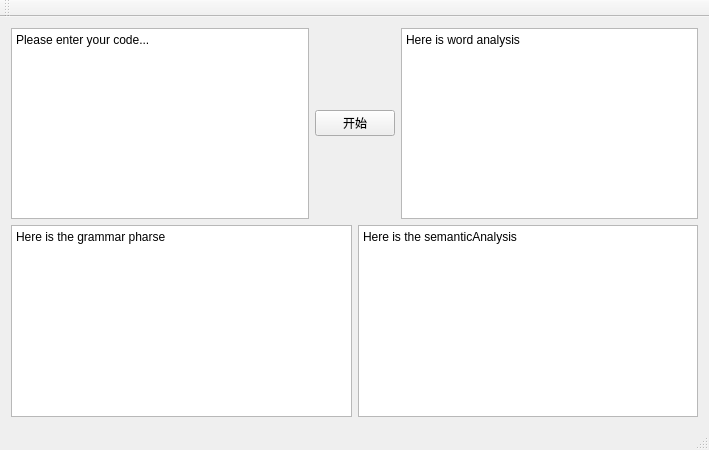
<?xml version="1.0" encoding="UTF-8"?>
<ui version="4.0">
 <class>MainWindow</class>
 <widget class="QMainWindow" name="MainWindow">
  <property name="geometry">
   <rect>
    <x>0</x>
    <y>0</y>
    <width>709</width>
    <height>450</height>
   </rect>
  </property>
  <property name="windowTitle">
   <string>MainWindow</string>
  </property>
  <widget class="QWidget" name="centralWidget">
   <layout class="QVBoxLayout" name="verticalLayout_2">
    <item>
     <layout class="QVBoxLayout" name="verticalLayout">
      <property name="sizeConstraint">
       <enum>QLayout::SetFixedSize</enum>
      </property>
      <item>
       <layout class="QHBoxLayout" name="horizontalLayout_2">
        <item>
         <widget class="QTextEdit" name="codeInput">
          <property name="html">
           <string>&lt;!DOCTYPE HTML PUBLIC &quot;-//W3C//DTD HTML 4.0//EN&quot; &quot;http://www.w3.org/TR/REC-html40/strict.dtd&quot;&gt;
&lt;html&gt;&lt;head&gt;&lt;meta name=&quot;qrichtext&quot; content=&quot;1&quot; /&gt;&lt;style type=&quot;text/css&quot;&gt;
p, li { white-space: pre-wrap; }
&lt;/style&gt;&lt;/head&gt;&lt;body style=&quot; font-family:'SimSun'; font-size:9pt; font-weight:400; font-style:normal;&quot;&gt;
&lt;p style=&quot; margin-top:0px; margin-bottom:0px; margin-left:0px; margin-right:0px; -qt-block-indent:0; text-indent:0px;&quot;&gt;Please enter your code...&lt;/p&gt;&lt;/body&gt;&lt;/html&gt;</string>
          </property>
         </widget>
        </item>
        <item>
         <widget class="QPushButton" name="pushButton">
          <property name="text">
           <string>开始</string>
          </property>
         </widget>
        </item>
        <item>
         <widget class="QTextBrowser" name="word">
          <property name="html">
           <string>&lt;!DOCTYPE HTML PUBLIC &quot;-//W3C//DTD HTML 4.0//EN&quot; &quot;http://www.w3.org/TR/REC-html40/strict.dtd&quot;&gt;
&lt;html&gt;&lt;head&gt;&lt;meta name=&quot;qrichtext&quot; content=&quot;1&quot; /&gt;&lt;style type=&quot;text/css&quot;&gt;
p, li { white-space: pre-wrap; }
&lt;/style&gt;&lt;/head&gt;&lt;body style=&quot; font-family:'SimSun'; font-size:9pt; font-weight:400; font-style:normal;&quot;&gt;
&lt;p style=&quot; margin-top:0px; margin-bottom:0px; margin-left:0px; margin-right:0px; -qt-block-indent:0; text-indent:0px;&quot;&gt;Here is word analysis&lt;/p&gt;&lt;/body&gt;&lt;/html&gt;</string>
          </property>
         </widget>
        </item>
       </layout>
      </item>
      <item>
       <layout class="QHBoxLayout" name="horizontalLayout">
        <item>
         <widget class="QTextBrowser" name="grammar">
          <property name="html">
           <string>&lt;!DOCTYPE HTML PUBLIC &quot;-//W3C//DTD HTML 4.0//EN&quot; &quot;http://www.w3.org/TR/REC-html40/strict.dtd&quot;&gt;
&lt;html&gt;&lt;head&gt;&lt;meta name=&quot;qrichtext&quot; content=&quot;1&quot; /&gt;&lt;style type=&quot;text/css&quot;&gt;
p, li { white-space: pre-wrap; }
&lt;/style&gt;&lt;/head&gt;&lt;body style=&quot; font-family:'SimSun'; font-size:9pt; font-weight:400; font-style:normal;&quot;&gt;
&lt;p style=&quot; margin-top:0px; margin-bottom:0px; margin-left:0px; margin-right:0px; -qt-block-indent:0; text-indent:0px;&quot;&gt;Here is the grammar pharse&lt;/p&gt;&lt;/body&gt;&lt;/html&gt;</string>
          </property>
         </widget>
        </item>
        <item>
         <widget class="QTextBrowser" name="semantic">
          <property name="html">
           <string>&lt;!DOCTYPE HTML PUBLIC &quot;-//W3C//DTD HTML 4.0//EN&quot; &quot;http://www.w3.org/TR/REC-html40/strict.dtd&quot;&gt;
&lt;html&gt;&lt;head&gt;&lt;meta name=&quot;qrichtext&quot; content=&quot;1&quot; /&gt;&lt;style type=&quot;text/css&quot;&gt;
p, li { white-space: pre-wrap; }
&lt;/style&gt;&lt;/head&gt;&lt;body style=&quot; font-family:'SimSun'; font-size:9pt; font-weight:400; font-style:normal;&quot;&gt;
&lt;p style=&quot; margin-top:0px; margin-bottom:0px; margin-left:0px; margin-right:0px; -qt-block-indent:0; text-indent:0px;&quot;&gt;Here is the semanticAnalysis&lt;/p&gt;&lt;/body&gt;&lt;/html&gt;</string>
          </property>
         </widget>
        </item>
       </layout>
      </item>
     </layout>
    </item>
   </layout>
  </widget>
  <widget class="QMenuBar" name="menuBar">
   <property name="geometry">
    <rect>
     <x>0</x>
     <y>0</y>
     <width>709</width>
     <height>23</height>
    </rect>
   </property>
  </widget>
  <widget class="QToolBar" name="mainToolBar">
   <attribute name="toolBarArea">
    <enum>TopToolBarArea</enum>
   </attribute>
   <attribute name="toolBarBreak">
    <bool>false</bool>
   </attribute>
  </widget>
  <widget class="QStatusBar" name="statusBar"/>
 </widget>
 <layoutdefault spacing="6" margin="11"/>
 <resources/>
 <connections/>
</ui>
